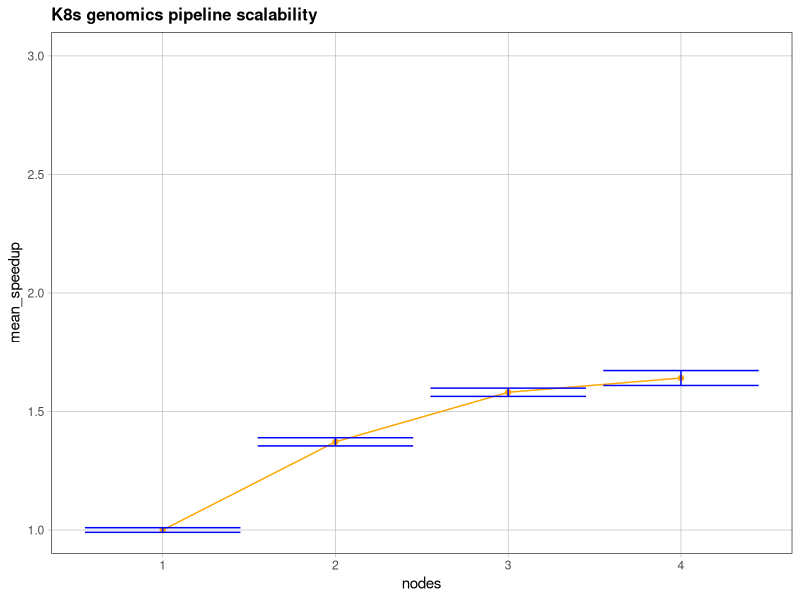
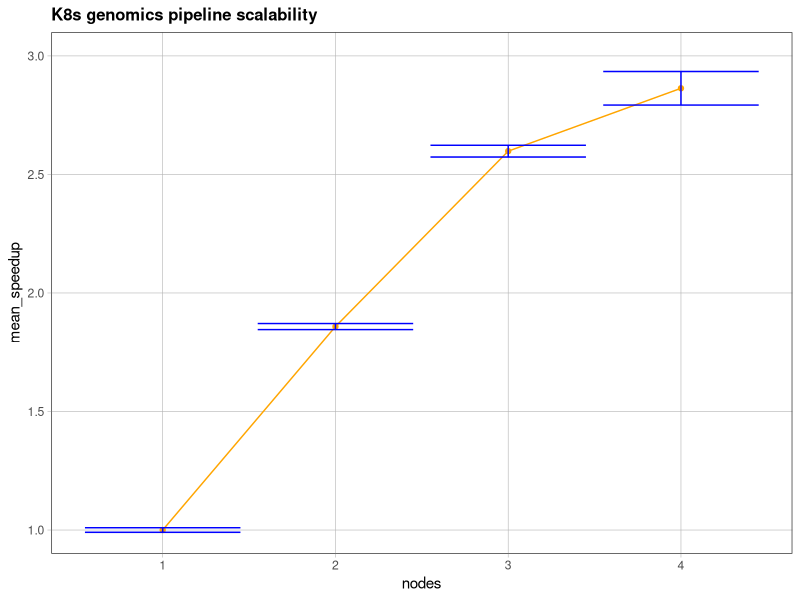
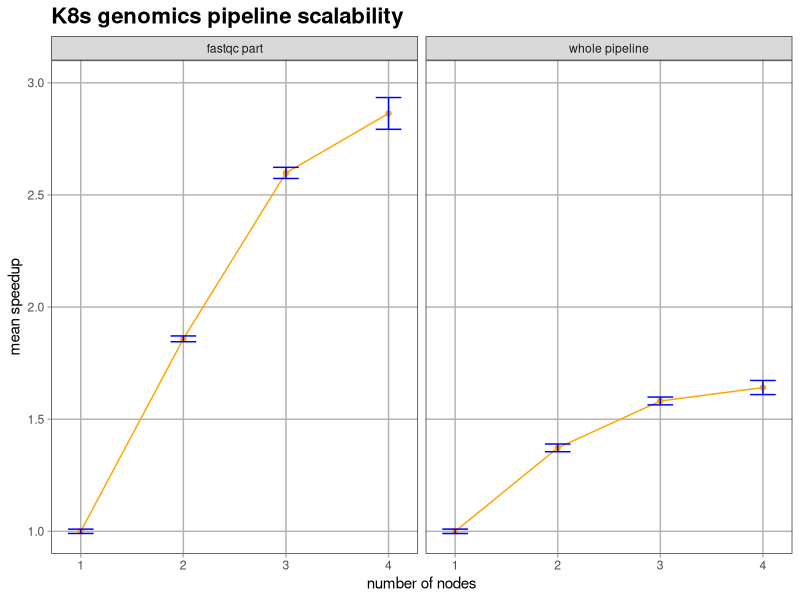
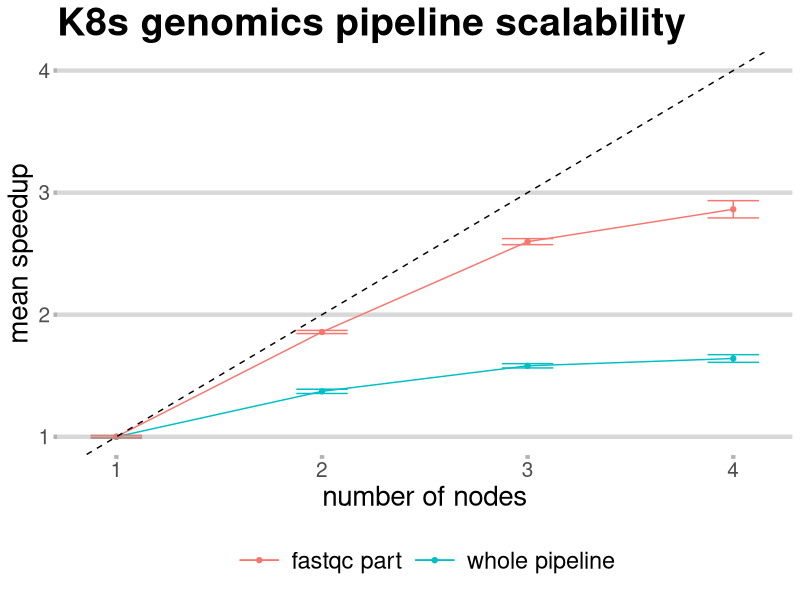

Generate these figures, in order, with R:
library(tidyverse)
library(ggthemes)
get_speedup <- function (dataframe) {
  t1s <- dataframe %>%
    filter(nodes == 1) %>%
    select(exec_time_sec) %>%
    rename(t1 = exec_time_sec)

  speedup <- crossing(t1s, dataframe) %>%
    mutate(speedup = t1/exec_time_sec) %>%
    group_by(nodes) %>%
    summarise(
      mean_speedup = mean(speedup),
      sd_speedup = sd(speedup)
    )
  return(speedup)
}
plot_scalability <- function (speedup) {
  p <- ggplot(speedup, aes(nodes, mean_speedup)) +
    theme_bw() +
    theme(
      plot.title = element_text(face = "bold", size = 12),
      axis.ticks = element_line(colour = "grey70", size = 0.2),
      panel.grid.major = element_line(colour = "grey70", size = 0.2),
      panel.grid.minor = element_blank()
    ) +
    labs(
      title = "K8s genomics pipeline scalability"
    ) +
    geom_line(color = "orange") +
    geom_point(color = "orange") +
    geom_errorbar(aes(x=nodes,
                      y=sd_speedup,
                      ymin=mean_speedup-sd_speedup,
                      ymax=mean_speedup+sd_speedup),
                  color = "blue"
    ) +
    coord_cartesian(ylim = c(1.0, 3.0))
  return(p)
}
times <- read.csv("scalability/times.csv")
pipeline_speedup <- get_speedup(times)
plot_scalability(pipeline_speedup)

fastqc_times <- read.csv("scalability/fastqc_times.csv")
fastqc_speedup <- get_speedup(fastqc_times)
plot_scalability(fastqc_speedup)

pipeline_speedup <-
  pipeline_speedup %>%
    mutate(type = "whole pipeline")

fastqc_speedup <-
  fastqc_speedup %>%
    mutate(type = "fastqc part")

t <- bind_rows(pipeline_speedup, fastqc_speedup) %>%
  mutate(type = as.factor(type))

ggplot(t, aes(nodes, mean_speedup)) +
  facet_wrap(~ type) +
  theme_bw() +
  theme(
    plot.title = element_text(face = "bold", size = 16),
    axis.ticks = element_line(colour = "grey70", size = 0.5),
    panel.grid.major = element_line(colour = "grey70", size = 0.5),
    panel.grid.minor = element_blank()
  ) +
  labs(
    title = "K8s genomics pipeline scalability",
    x = "number of nodes",
    y = "mean speedup"
  ) +
  geom_line(color = "orange") +
  geom_point(color = "orange") +
  geom_errorbar(aes(x=nodes,
                    y=sd_speedup,
                    ymin=mean_speedup-sd_speedup,
                    ymax=mean_speedup+sd_speedup),
                color = "blue",
                width = 0.25
  ) +
  coord_cartesian(ylim = c(1.0, 3.0))


ggplot(t, aes(nodes, mean_speedup, group = type, color = type)) +
  theme_hc() +
  theme(
    plot.title = element_text(face = "bold", size = 28),
    axis.ticks = element_line(colour = "grey70", size = 1.5),
    panel.grid.major = element_line(colour = "grey70", size = 1.5),
    panel.grid.minor = element_blank(),
    axis.text = element_text(size = 15),
    axis.title = element_text(size = 20),
    legend.text = element_text(size = 17),
    legend.title = element_blank(),
    legend.key.size = unit(1.25, 'cm')
  ) +
  labs(
    title = "K8s genomics pipeline scalability",
    x = "number of nodes",
    y = "mean speedup"
  ) +
  geom_line() +
  geom_point() +
  geom_errorbar(aes(x=nodes,
                    y=sd_speedup,
                    ymin=mean_speedup-sd_speedup,
                    ymax=mean_speedup+sd_speedup),
                width = 0.25
  ) +
  geom_abline(aes(fill="black"), slope = 1, intercept = 0, linetype = "dashed") +
  coord_cartesian(ylim = c(1.0, 4.0))
